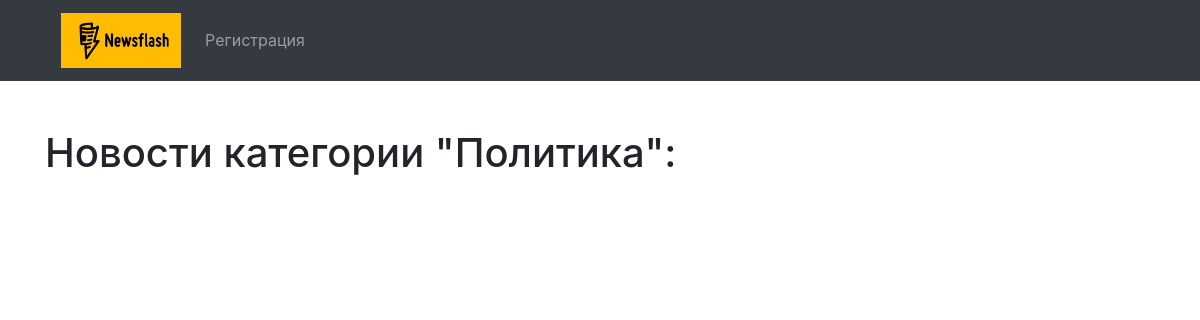
Page /categories/politics/ on the earlier database version.
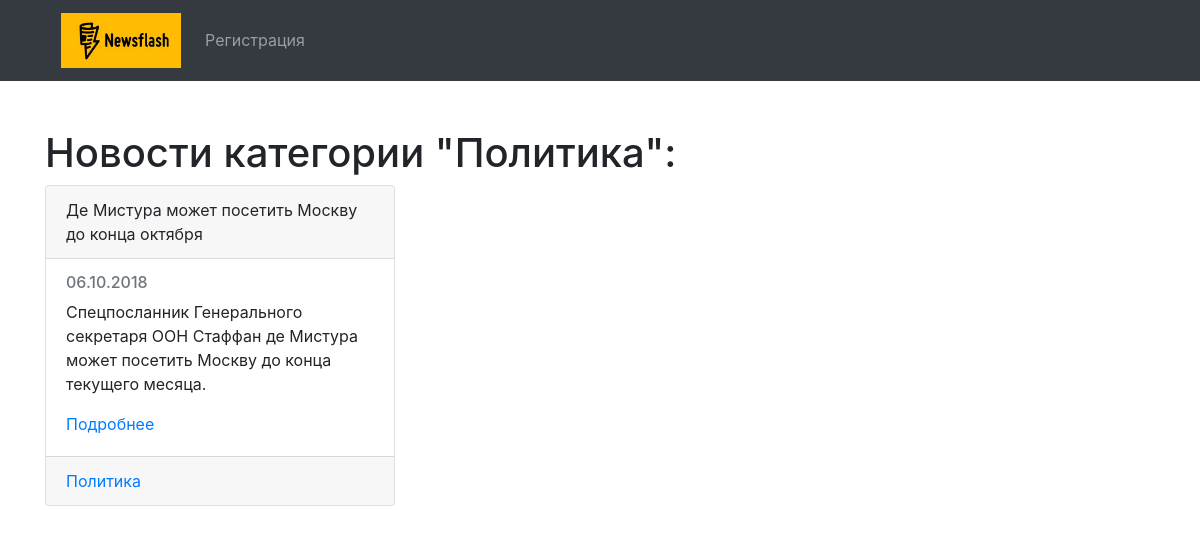
Same page on the later database version.
### news_portal/models.py (models this page shows, shortened)
class Tag(models.Model):
    title = models.CharField(max_length=150, db_index=True)
    slug = models.SlugField(max_length=150, unique=True)
    def get_absolute_url(self):
        return reverse('category_detail_url', kwargs={'slug': self.slug})

class Post(models.Model):
    title = models.CharField(max_length=150, db_index=True)
    slug = models.SlugField(max_length=150, blank=True, unique=True)
    body = models.TextField(blank=True, db_index=True)
    tags = models.ManyToManyField('Tag', blank=True, related_name = 'posts')
    date_pub = models.DateTimeField(auto_now_add=True)
    def get_absolute_url(self):
        return reverse('news_detail_url', kwargs={'slug': self.slug})

### news_portal/views.py (the view)
# urls.py: path('categories/<str:slug>/', category_detail, name="category_detail_url"),
def category_detail(request, slug):
    category = Tag.objects.get(slug__iexact=slug)
    return render(request, 'news_portal/category_detail.html', context={"category": category})

### news_portal/templates/news_portal/category_detail.html (shortened to what this page needs)
{% extends 'news_portal/base_news.html' %}
{% block content %}
  <div class="col-sm-12">
    <h1>Новости категории "{{ category.title|title }}":</h1>
  </div>
  {% for single_news in category.posts.all %}
    <div class="col-sm-4">
      <div class="card">
        <div class="card-header">{{ single_news.title }}</div>
        <div class="card-body">
          <h6 class="card-subtitle mb-2 text-muted">{{ single_news.date_pub|date:"d.m.Y" }}</h6>
          <p class="card-text">{{ single_news.body }}</p>
          <a href="{{ single_news.get_absolute_url }}" class="card-link">Подробнее</a>
        </div>
        <div class="card-footer text-muted">
          {% for cat in single_news.tags.all %}
            <a href="{{ cat.get_absolute_url }}">{{ cat.title }}</a>
          {% endfor %}
        </div>
      </div>
    </div>
  {% endfor %}
{% endblock %}

Differences in the rows shown:
added Post: title "Де Мистура может посетить Москву до конца октября", date_pub "06.10.2018", body "Спецпосланник Генерального секретаря ООН Стаффан де Мистура может посетить Москву до конца текущего месяца.", Tag (title "Политика")
